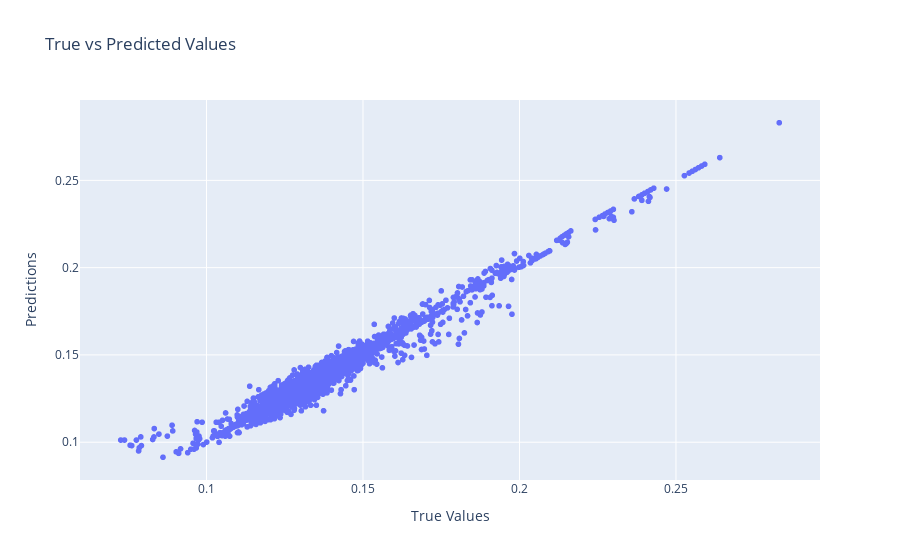

This figure's notebook cell:
### Code cell
import plotly.express as px
# Assuming df_new contains your dataset and y_true, y_pred are your true and predicted values
df_new['y_true'] = y_true
df_new['y_pred'] = y_pred

# Create an interactive scatter plot
fig = px.scatter(df_new, x='y_true', y='y_pred', title='True vs Predicted Values', 
                 labels={'y_true': 'True Values', 'y_pred': 'Predictions'},
                 hover_data=df_new.columns)  # Hover over to see the details

# Show the plot
fig.show()

### Figure 1 — Plotly figure (JSON) as saved in the notebook; plotly's stock layout.template omitted (floating-point values rounded to 4 significant figures; data arrays with more than 128 entries replaced by an {"elided": "..."} marker saying what was removed)
{"data": [{"customdata": {"elided": "3078x7 float values"}, "hovertemplate": "True Values=%{x}<br>Predictions=%{y}<br>mA=%{customdata[0]}<br>mB=%{customdata[1]}<br>T=%{customdata[2]}<br>KA=%{customdata[3]}<br>KB=%{customdata[4]}<br>mAKA=%{customdata[5]}<br>mBKB=%{customdata[6]}<extra></extra>", "legendgroup": "", "marker": {"color": "#636efa", "symbol": "circle"}, "mode": "markers", "name": "", "showlegend": false, "type": "scattergl", "x": {"elided": "3078 float values"}, "xaxis": "x", "y": {"elided": "3078 float values"}, "yaxis": "y"}], "layout": {"legend": {"tracegroupgap": 0}, "title": {"text": "True vs Predicted Values"}, "xaxis": {"anchor": "y", "domain": [0, 1], "title": {"text": "True Values"}}, "yaxis": {"anchor": "x", "domain": [0, 1], "title": {"text": "Predictions"}}}}
